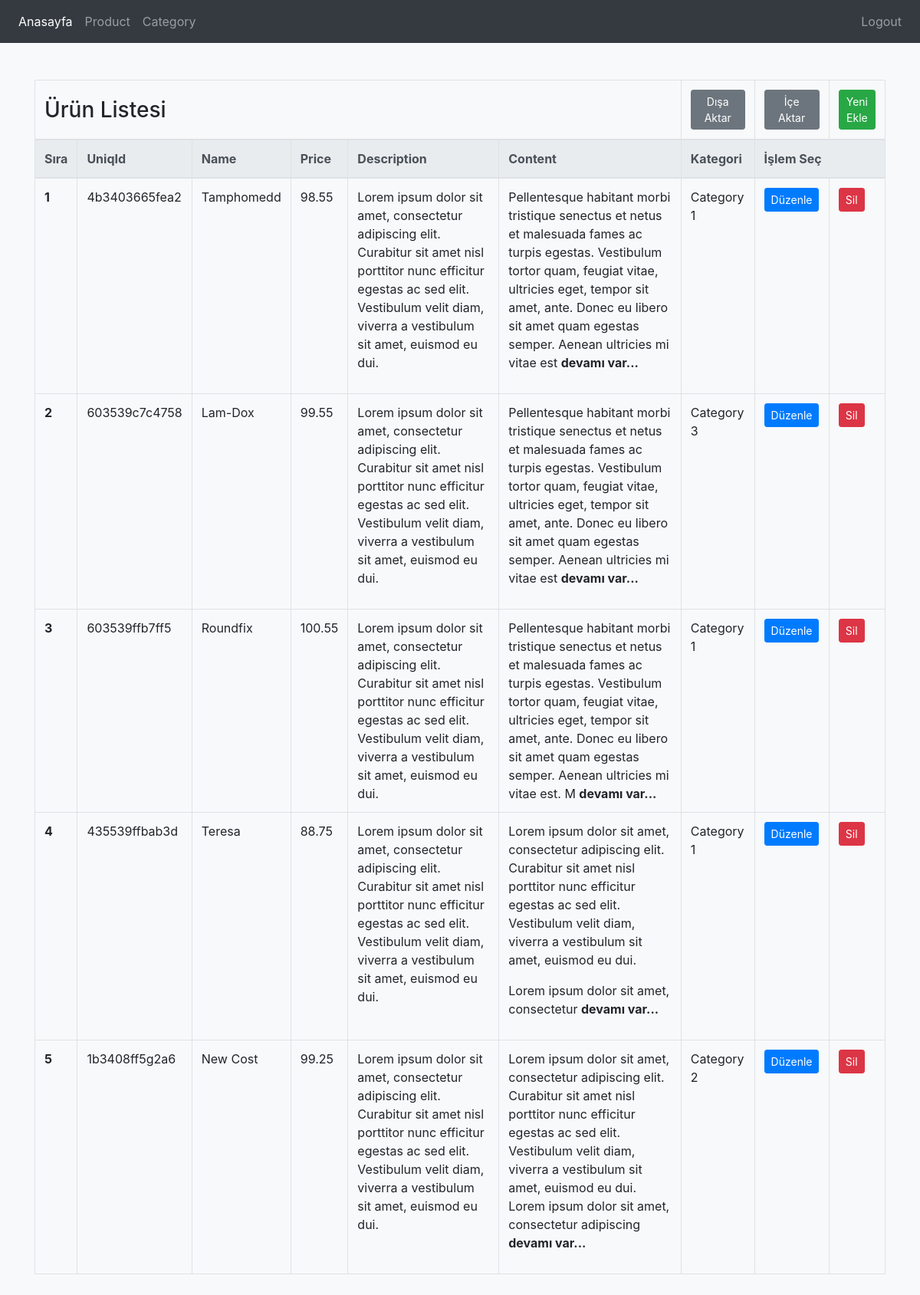
The app's page /product.php (signed in) with its own data.
### tables this page shows
CREATE TABLE `product` (
  `product_id` int(11) NOT NULL,
  `product_uniqid` varchar(50) NOT NULL,
  `product_name` varchar(100) NOT NULL,
  `product_price` float(9,2) NOT NULL,
  `product_description` varchar(500) NOT NULL,
  `product_content` text NOT NULL,
  `category_id` int(11) NOT NULL
);

CREATE TABLE `category` (
  `category_id` int(11) NOT NULL,
  `category_uniqid` varchar(50) NOT NULL,
  `category_name` varchar(100) NOT NULL
);

### product.php (the view)
<?php
include "header.php";
$productsor = $db->prepare("SELECT product.*, category.*
FROM product INNER JOIN category
ON product.category_id=category.category_id
");
$productsor->execute();
?>
<table class="table table-bordered">
  <thead>
    <tr>
      <th colspan="7"><h3>Ürün Listesi</h3></th>
      <th scope="col"><a href="export.php"><button class="btn btn-secondary btn-sm">Dışa Aktar</button></a></th>
      <th scope="col"><a href="import.php"><button class="btn btn-secondary btn-sm">İçe Aktar</button></a></th>
      <th scope="col"><a href="product-add.php"><button class="btn btn-success btn-sm"> Yeni Ekle</button></a></th>
    </tr>
  </thead>
  <thead class="thead-light">
    <tr>
      <th scope="col">Sıra</th>
      <th scope="col">UniqId</th>
      <th scope="col">Name</th>
      <th scope="col">Price</th>
      <th scope="col">Description</th>
      <th colspan="2" scope="col">Content</th>
      <th scope="col">Kategori</th>
      <th colspan="3" scope="col">İşlem Seç</th>
    </tr>
  </thead>
  <tbody>
    <?php
    $say = 1;
    while ($productcek = $productsor->fetch(PDO::FETCH_ASSOC)) {
    ?>
      <tr>
        <th scope="row"><?= $say++; ?></th>
        <td><?php echo $productcek['product_uniqid'] ?></td>
        <td><?php echo $productcek['product_name'] ?></td>
        <td><?php echo $productcek['product_price'] ?></td>
        <td><?php echo $productcek['product_description'] ?></td>
        <td colspan="2"><?php
            $content = $productcek['product_content'];
            $uzunluk = strlen($content);
            $limit = 250;
            if ($uzunluk > $limit) {
              $content = substr($content, 0, $limit) . " <b>devamı var...</b>";
              echo $content;
            }else {
              echo $content;
            }
            ?></td>
        <td><?php echo $productcek['category_name'] ?></td>
        <td><a href="product-edit.php?product_id=<?php echo $productcek['product_id']; ?>"><button class="btn btn-primary btn-sm">Düzenle</button></a></td>
        <td><a href="lib/user-operations.php?product_id=<?php echo $productcek['product_id']; ?>&productdelete=ok"><button class="btn btn-danger btn-sm">Sil</button></a>
        </td>
      </tr>
    <?php } ?>
  </tbody>
</table>
<?php
include "footer.php";
?>

### records on screen
product: product_uniqid "4b3403665fea2", product_name "Tamphomedd", product_price "98.55", product_description "Lorem ipsum dolor sit amet, consectetur adipiscing elit. Curabitur sit amet nisl porttitor nunc efficitur egestas ac sed elit. Vestibulum velit diam, viverra a vestibulum sit amet, euismod eu dui.", product_content "Pellentesque habitant morbi tristique senectus et netus et malesuada fames ac turpis egestas. Vestibulum tortor quam, feugiat vitae, ultricies eget, tempor sit amet, ante. Donec eu libero sit amet quam egestas semper. Aenean ultricies mi vitae est", category.category_name "Category 1"
product: product_uniqid "603539c7c4758", product_name "Lam-Dox", product_price "99.55", product_description "Lorem ipsum dolor sit amet, consectetur adipiscing elit. Curabitur sit amet nisl porttitor nunc efficitur egestas ac sed elit. Vestibulum velit diam, viverra a vestibulum sit amet, euismod eu dui.", product_content "Pellentesque habitant morbi tristique senectus et netus et malesuada fames ac turpis egestas. Vestibulum tortor quam, feugiat vitae, ultricies eget, tempor sit amet, ante. Donec eu libero sit amet quam egestas semper. Aenean ultricies mi vitae est", category.category_name "Category 3"
product: product_uniqid "603539ffb7ff5", product_name "Roundfix", product_price "100.55", product_description "Lorem ipsum dolor sit amet, consectetur adipiscing elit. Curabitur sit amet nisl porttitor nunc efficitur egestas ac sed elit. Vestibulum velit diam, viverra a vestibulum sit amet, euismod eu dui.", product_content "Pellentesque habitant morbi tristique senectus et netus et malesuada fames ac turpis egestas. Vestibulum tortor quam, feugiat vitae, ultricies eget, tempor sit amet, ante. Donec eu libero sit amet quam egestas semper. Aenean ultricies mi vitae est. M", category.category_name "Category 1"
product: product_uniqid "435539ffbab3d", product_name "Teresa", product_price "88.75", product_description "Lorem ipsum dolor sit amet, consectetur adipiscing elit. Curabitur sit amet nisl porttitor nunc efficitur egestas ac sed elit. Vestibulum velit diam, viverra a vestibulum sit amet, euismod eu dui.", product_content "Lorem ipsum dolor sit amet, consectetur adipiscing elit. Curabitur sit amet nisl porttitor nunc efficitur egestas ac sed elit. Vestibulum velit diam, viverra a vestibulum sit amet, euismod eu dui. Lorem ipsum dolor sit amet, consectetur", category.category_name "Category 1"
product: product_uniqid "1b3408ff5g2a6", product_name "New Cost", product_price "99.25", product_description "Lorem ipsum dolor sit amet, consectetur adipiscing elit. Curabitur sit amet nisl porttitor nunc efficitur egestas ac sed elit. Vestibulum velit diam, viverra a vestibulum sit amet, euismod eu dui.", product_content "Lorem ipsum dolor sit amet, consectetur adipiscing elit. Curabitur sit amet nisl porttitor nunc efficitur egestas ac sed elit. Vestibulum velit diam, viverra a vestibulum sit amet, euismod eu dui. Lorem ipsum dolor sit amet, consectetur adipiscing", category.category_name "Category 2"
